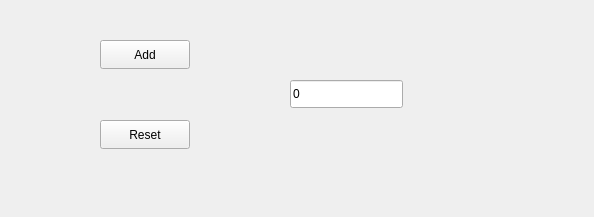
<?xml version="1.0" encoding="UTF-8"?>
<ui version="4.0">
 <class>MainWindow</class>
 <widget class="QMainWindow" name="MainWindow">
  <property name="geometry">
   <rect>
    <x>0</x>
    <y>0</y>
    <width>594</width>
    <height>217</height>
   </rect>
  </property>
  <property name="windowTitle">
   <string>MainWindow</string>
  </property>
  <widget class="QWidget" name="centralwidget">
   <widget class="QPushButton" name="Add">
    <property name="geometry">
     <rect>
      <x>100</x>
      <y>40</y>
      <width>90</width>
      <height>29</height>
     </rect>
    </property>
    <property name="text">
     <string>Add</string>
    </property>
   </widget>
   <widget class="QPushButton" name="Reset">
    <property name="geometry">
     <rect>
      <x>100</x>
      <y>120</y>
      <width>90</width>
      <height>29</height>
     </rect>
    </property>
    <property name="text">
     <string>Reset</string>
    </property>
   </widget>
   <widget class="QLineEdit" name="lineEdit">
    <property name="geometry">
     <rect>
      <x>290</x>
      <y>80</y>
      <width>113</width>
      <height>28</height>
     </rect>
    </property>
    <property name="text">
     <string>0</string>
    </property>
   </widget>
  </widget>
 </widget>
 <resources/>
 <connections/>
</ui>
